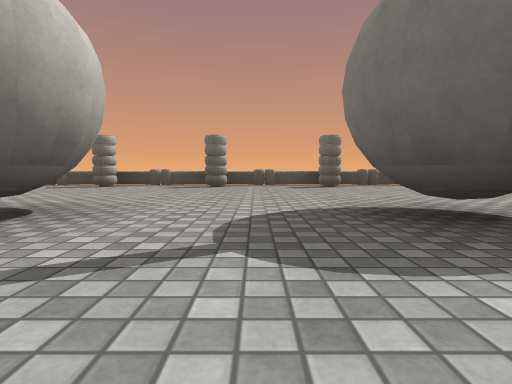
View 1 (above)

18 first-person views from a walk through a 3-D level made in the Unity game engine. The camera is 0.59 m above the floor, tilts 4° down and sees 80° across. The floor is counted in squares, 2 m on a side. Each view is taken from the middle of a square. On the plan, view 1 faces up. The plan holds only what a view shows up to about 9 squares ahead; the rest is blank. The place goes on beyond the plan. The player character is not drawn. Surface patterns are stand-ins for the level's own textures.

View 2
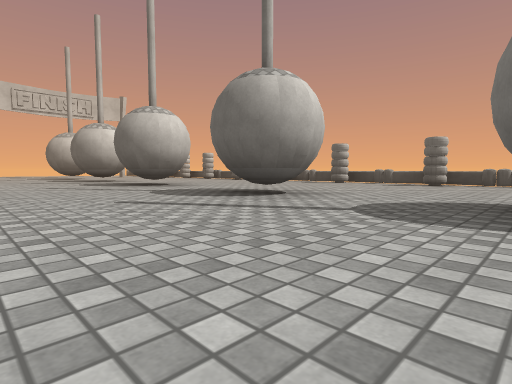

View 3
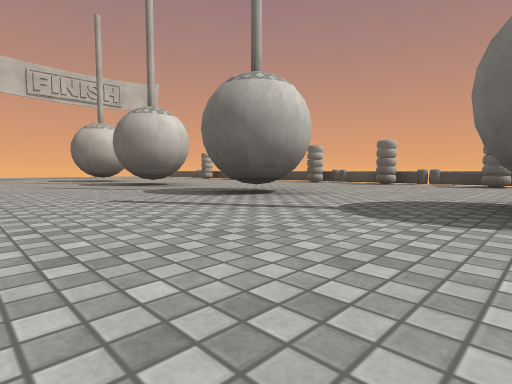

View 4
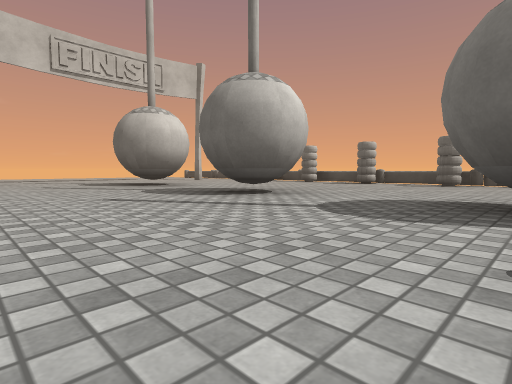

View 5
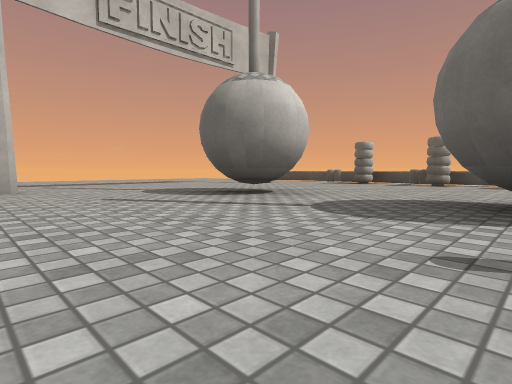

View 6
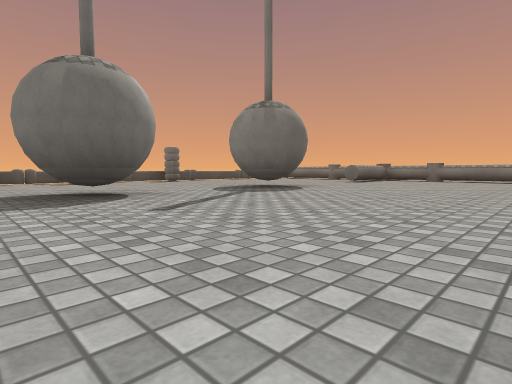

View 7
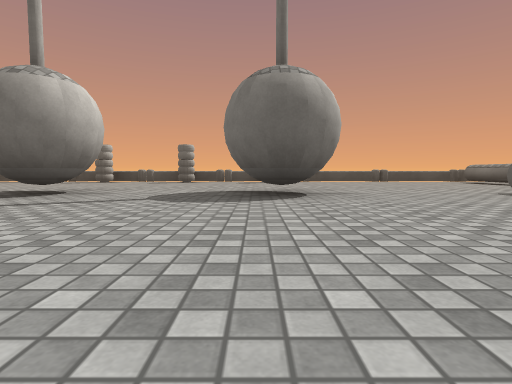

View 8
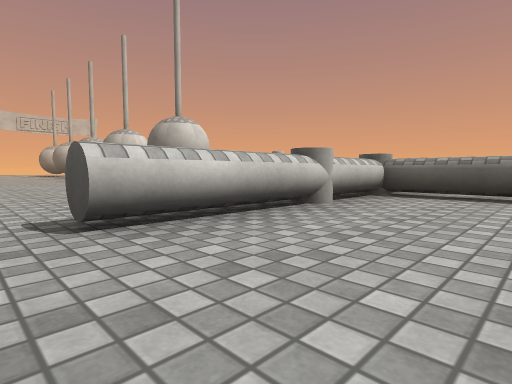

View 9
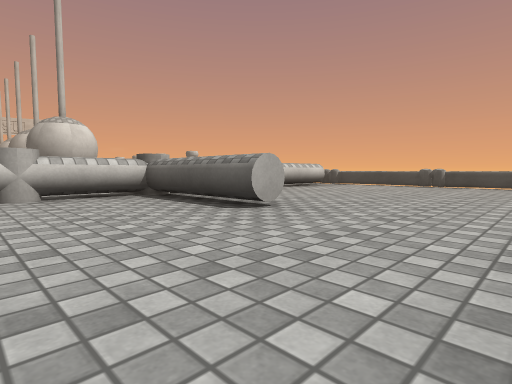

View 10
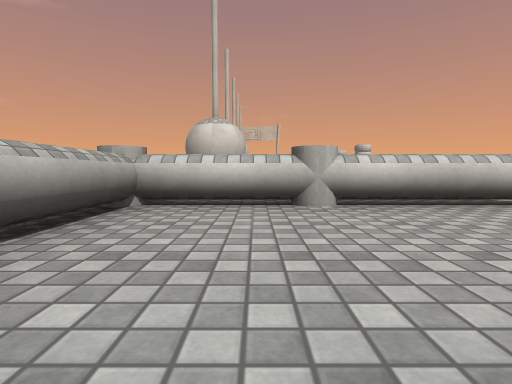

View 11
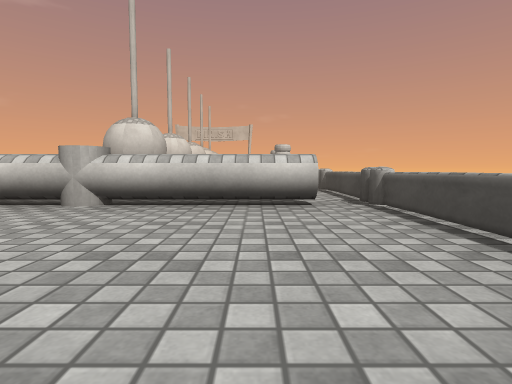

View 12
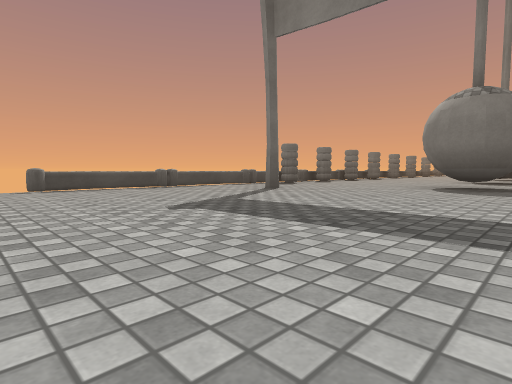

View 13
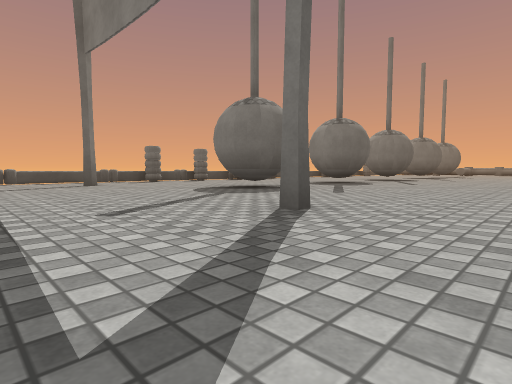

View 14
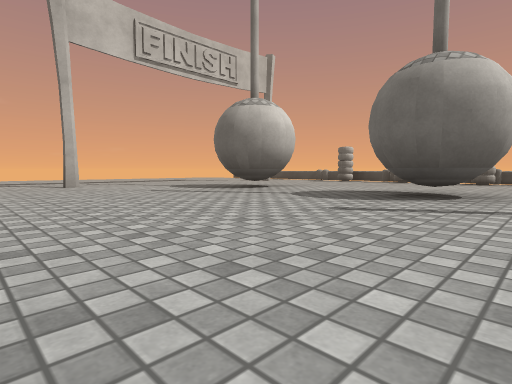

View 15
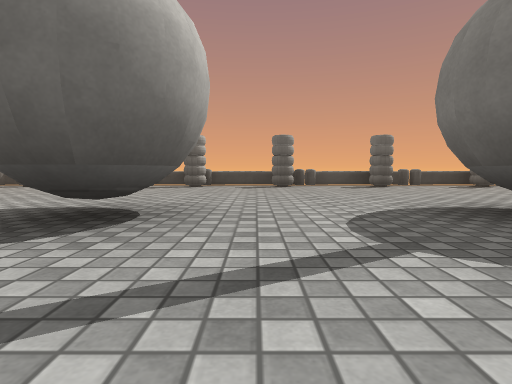

View 16
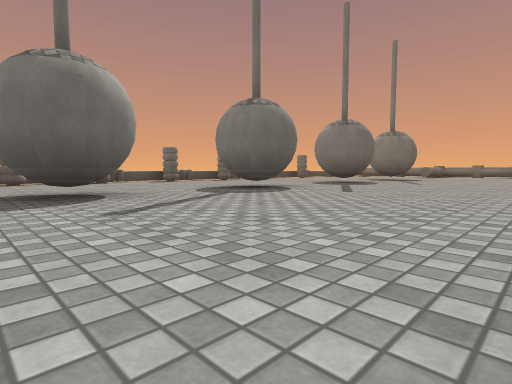

View 17
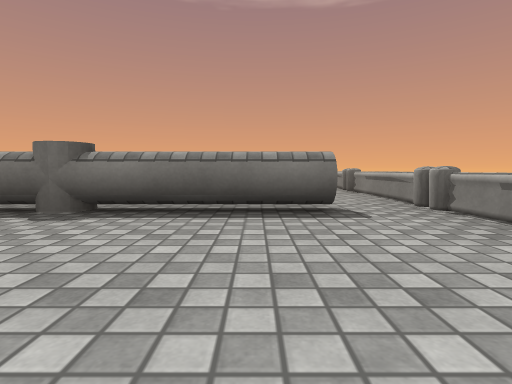

View 18
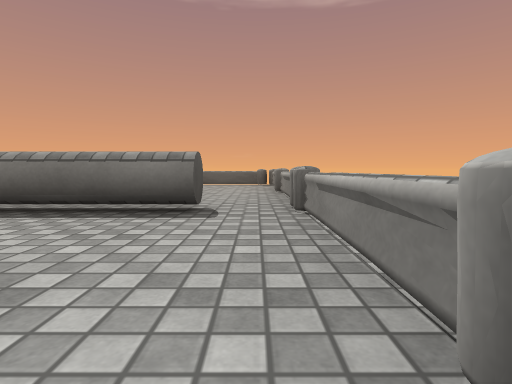

### Floor plan
Key: @ floor where view 1 was taken; # wall or solid block; . floor; = window, fence, low wall or low ledge; ^ raised ledge; B white ball; C white cylinder; O other object.
Columns run from 17 left of view 1 to 11 right of it. Each row starts with its distance up from view 1.
  6 .#=#=#OO#OOOO#O#O#O#=#=#=#=
  5 .......................^....
  4 ....#..................C....
  3 .......................^....
  2 ......B..B..B..B..BB..^C^^..
  1 .......................^....
  0 .................@.....C....
 -1 ....#..................^....#
 -2   ......... ................#
 -3                      ########

Positions as (right, up) in squares from view 1, and headings:
1: (0, 0), facing up
2: (1, -1), facing up-left
3: (-2, -1), facing up-left
4: (-5, -1), facing up-left
5: (-8, -1), facing up-left
6: (-3, -2), facing up-right
7: (1, -2), facing up
8: (8, -2), facing up-left
9: (10, 0), facing up-left
10: (9, 3), facing left
11: (9, 5), facing left
12: (-17, 1), facing up-right
13: (-15, -2), facing up-right
14: (-7, -2), facing up-left
15: (-7, 0), facing up
16: (-9, -2), facing up-right
17: (4, -1), facing right
18: (4, -2), facing right
